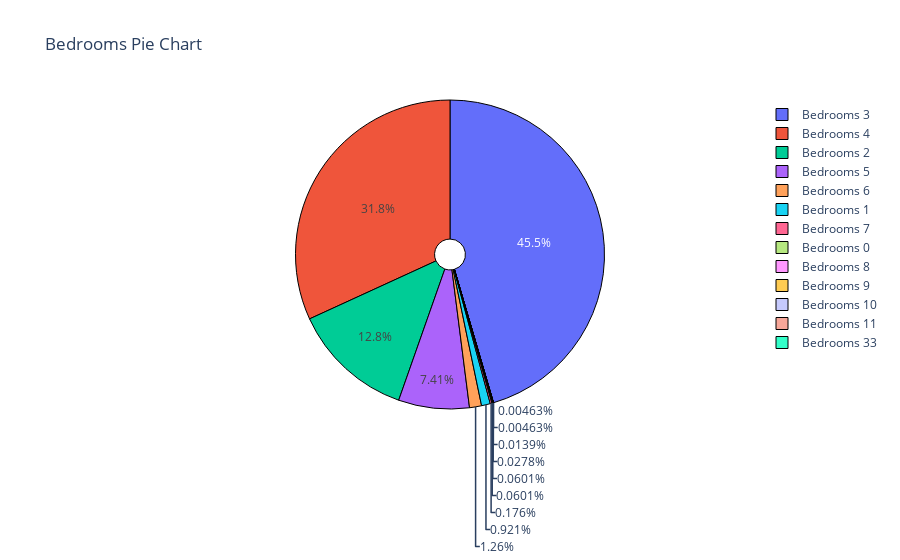

The notebook cell saved with this chart:
### Code cell
p1 = [go.Pie(labels = bedroomsframe.index,values = bedroomsframe.House_bedrooms,hoverinfo="percent+label+value",hole=0.1,marker=dict(line=dict(color="#000000",width=1)))]
layout = go.Layout(title="Bedrooms Pie Chart")
fig = go.Figure(data=p1,layout=layout)
iplot(fig)

### Figure 1 — Plotly figure (JSON) as saved in the notebook; plotly's stock layout.template omitted (floating-point values rounded to 4 significant figures)
{"data": [{"hole": 0.1, "hoverinfo": "percent+label+value", "labels": ["Bedrooms 3", "Bedrooms 4", "Bedrooms 2", "Bedrooms 5", "Bedrooms 6", "Bedrooms 1", "Bedrooms 7", "Bedrooms 0", "Bedrooms 8", "Bedrooms 9", "Bedrooms 10", "Bedrooms 11", "Bedrooms 33"], "marker": {"line": {"color": "#000000", "width": 1}}, "type": "pie", "values": [9824, 6882, 2760, 1601, 272, 199, 38, 13, 13, 6, 3, 1, 1]}], "layout": {"title": {"text": "Bedrooms Pie Chart"}}}
